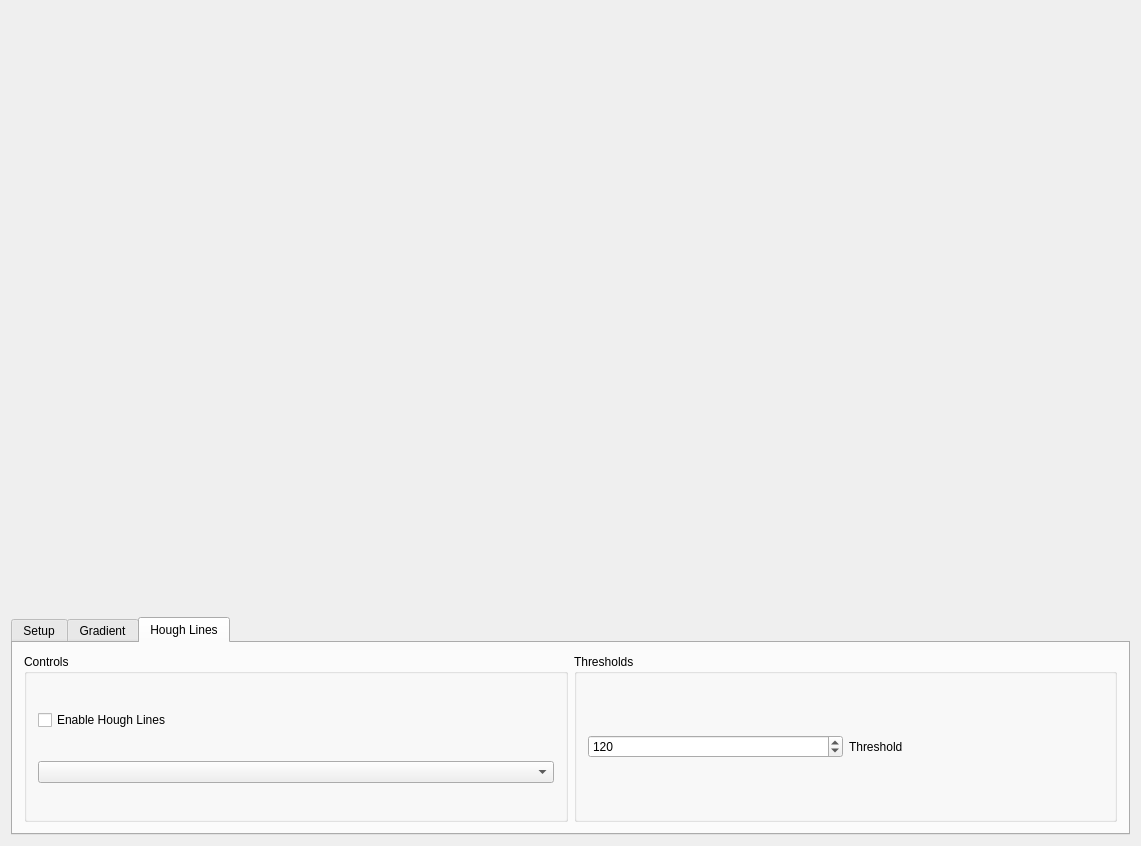
<?xml version="1.0" encoding="UTF-8"?>
<ui version="4.0">
 <class>Widget</class>
 <widget class="QWidget" name="Widget">
  <property name="geometry">
   <rect>
    <x>0</x>
    <y>0</y>
    <width>1141</width>
    <height>846</height>
   </rect>
  </property>
  <property name="windowTitle">
   <string>Widget</string>
  </property>
  <layout class="QVBoxLayout" name="verticalLayout_4">
   <item>
    <widget class="QLabel" name="labelView">
     <property name="sizePolicy">
      <sizepolicy hsizetype="Minimum" vsizetype="Minimum">
       <horstretch>0</horstretch>
       <verstretch>0</verstretch>
      </sizepolicy>
     </property>
     <property name="minimumSize">
      <size>
       <width>800</width>
       <height>600</height>
      </size>
     </property>
     <property name="text">
      <string/>
     </property>
    </widget>
   </item>
   <item>
    <widget class="QTabWidget" name="tabWidget">
     <property name="currentIndex">
      <number>2</number>
     </property>
     <widget class="QWidget" name="tab">
      <attribute name="title">
       <string>Setup</string>
      </attribute>
      <layout class="QHBoxLayout" name="horizontalLayout">
       <item>
        <widget class="QGroupBox" name="groupBox">
         <property name="title">
          <string>Controls</string>
         </property>
         <layout class="QVBoxLayout" name="verticalLayout">
          <item>
           <widget class="QPushButton" name="startButton">
            <property name="text">
             <string>Start</string>
            </property>
           </widget>
          </item>
          <item>
           <widget class="QPushButton" name="stopButton">
            <property name="text">
             <string>Stop</string>
            </property>
           </widget>
          </item>
          <item>
           <widget class="QPushButton" name="saveButton">
            <property name="text">
             <string>Save Image</string>
            </property>
           </widget>
          </item>
         </layout>
        </widget>
       </item>
       <item>
        <widget class="QGroupBox" name="groupBox_2">
         <property name="title">
          <string>Camera</string>
         </property>
         <layout class="QVBoxLayout" name="verticalLayout_2">
          <item>
           <widget class="QRadioButton" name="laptopRadioButton">
            <property name="text">
             <string>Laptop</string>
            </property>
           </widget>
          </item>
          <item>
           <widget class="QRadioButton" name="webcamRadioButton">
            <property name="text">
             <string>WebCam</string>
            </property>
           </widget>
          </item>
         </layout>
        </widget>
       </item>
      </layout>
     </widget>
     <widget class="QWidget" name="tab_2">
      <attribute name="title">
       <string>Gradient</string>
      </attribute>
      <layout class="QHBoxLayout" name="horizontalLayout_4">
       <item>
        <widget class="QGroupBox" name="groupBox_6">
         <property name="title">
          <string>Controls</string>
         </property>
         <layout class="QVBoxLayout" name="verticalLayout_5">
          <item>
           <widget class="QCheckBox" name="preFilterCheckBox">
            <property name="text">
             <string>Pre Filter</string>
            </property>
           </widget>
          </item>
          <item>
           <widget class="QCheckBox" name="enableGradientButton">
            <property name="text">
             <string>Enable Gradient Edges Stream</string>
            </property>
           </widget>
          </item>
          <item>
           <widget class="QCheckBox" name="cannyChekBox">
            <property name="text">
             <string>Enable Canny Edge Detector</string>
            </property>
           </widget>
          </item>
          <item>
           <widget class="QComboBox" name="gradientFilterComboBox">
            <property name="currentText">
             <string/>
            </property>
           </widget>
          </item>
         </layout>
        </widget>
       </item>
       <item>
        <widget class="QGroupBox" name="groupBox_3">
         <property name="title">
          <string>Thresholds</string>
         </property>
         <layout class="QVBoxLayout" name="verticalLayout_3">
          <item>
           <widget class="QGroupBox" name="groupBox_4">
            <property name="title">
             <string/>
            </property>
            <layout class="QHBoxLayout" name="horizontalLayout_2">
             <item>
              <widget class="QSpinBox" name="HTSpinBox">
               <property name="singleStep">
                <number>1</number>
               </property>
               <property name="value">
                <number>5</number>
               </property>
              </widget>
             </item>
             <item>
              <widget class="QLabel" name="label">
               <property name="text">
                <string>Higher Threshold</string>
               </property>
              </widget>
             </item>
            </layout>
           </widget>
          </item>
          <item>
           <widget class="QGroupBox" name="groupBox_5">
            <property name="title">
             <string/>
            </property>
            <layout class="QHBoxLayout" name="horizontalLayout_3">
             <item>
              <widget class="QSpinBox" name="LTSpinBox">
               <property name="singleStep">
                <number>1</number>
               </property>
               <property name="value">
                <number>3</number>
               </property>
              </widget>
             </item>
             <item>
              <widget class="QLabel" name="label_2">
               <property name="text">
                <string>Lower Threshold</string>
               </property>
              </widget>
             </item>
            </layout>
           </widget>
          </item>
         </layout>
        </widget>
       </item>
      </layout>
     </widget>
     <widget class="QWidget" name="tab_3">
      <attribute name="title">
       <string>Hough Lines</string>
      </attribute>
      <layout class="QHBoxLayout" name="horizontalLayout_5">
       <item>
        <widget class="QGroupBox" name="groupBox_8">
         <property name="title">
          <string>Controls</string>
         </property>
         <layout class="QVBoxLayout" name="verticalLayout_6">
          <item>
           <widget class="QCheckBox" name="houghLinesCheckBox">
            <property name="text">
             <string>Enable Hough Lines</string>
            </property>
           </widget>
          </item>
          <item>
           <widget class="QComboBox" name="houghLinesComboBox">
            <property name="currentIndex">
             <number>-1</number>
            </property>
           </widget>
          </item>
         </layout>
        </widget>
       </item>
       <item>
        <widget class="QGroupBox" name="groupBox_7">
         <property name="title">
          <string>Thresholds</string>
         </property>
         <layout class="QHBoxLayout" name="horizontalLayout_6">
          <item>
           <widget class="QSpinBox" name="houghThresholdSpinBox">
            <property name="maximum">
             <number>500</number>
            </property>
            <property name="singleStep">
             <number>1</number>
            </property>
            <property name="value">
             <number>120</number>
            </property>
           </widget>
          </item>
          <item>
           <widget class="QLabel" name="label_3">
            <property name="text">
             <string>Threshold</string>
            </property>
           </widget>
          </item>
         </layout>
        </widget>
       </item>
      </layout>
     </widget>
    </widget>
   </item>
  </layout>
 </widget>
 <layoutdefault spacing="6" margin="11"/>
 <resources/>
 <connections/>
</ui>
